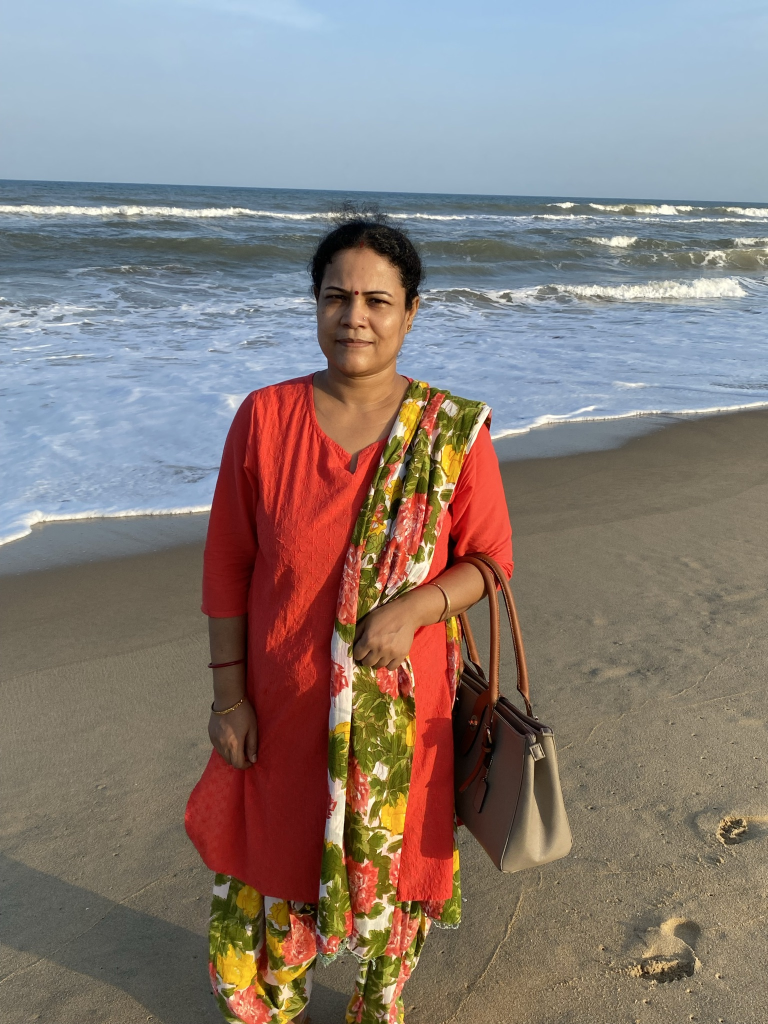
#> input picture IMG_0214.JPEG, 1536 x 2048 px (shown at 1/2 size)
$ python chapter2.py
#> lines starting #> are read from the running program, lines starting #| are printed output that depends on the picture; after the words box and inside, x2 and y2 are one past the last pixel; in counts of white or black regions, pixels touching at a corner belong together
import cv2
import numpy as np

# [27 lines of commented-out code are left out]

img = cv2.imread("IMG_0214.JPEG")
#> img is the input picture: shape (2048, 1536, 3); mean B, G, R 120.9, 125.4, 136.3
kernel=np.ones((2,2),np.uint8)
kernel1=np.ones((1,1),np.uint8)

img0 = cv2.cvtColor(img, cv2.COLOR_BGR2GRAY) # to onvert the color of the image, to grayscale
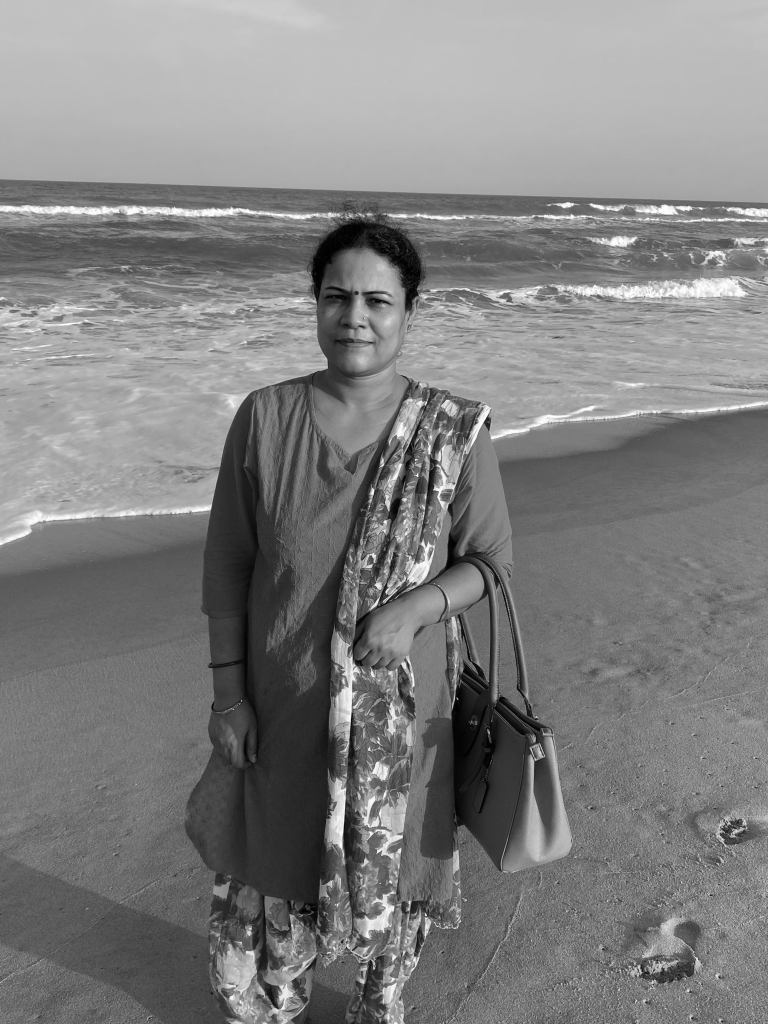
#> img0: shape (2048, 1536) (shown at 1/2 size); min 0, max 255, mean 128.1
img1=cv2.GaussianBlur(img, (11, 11), 0)
img2=cv2.Canny(img, 100, 200)
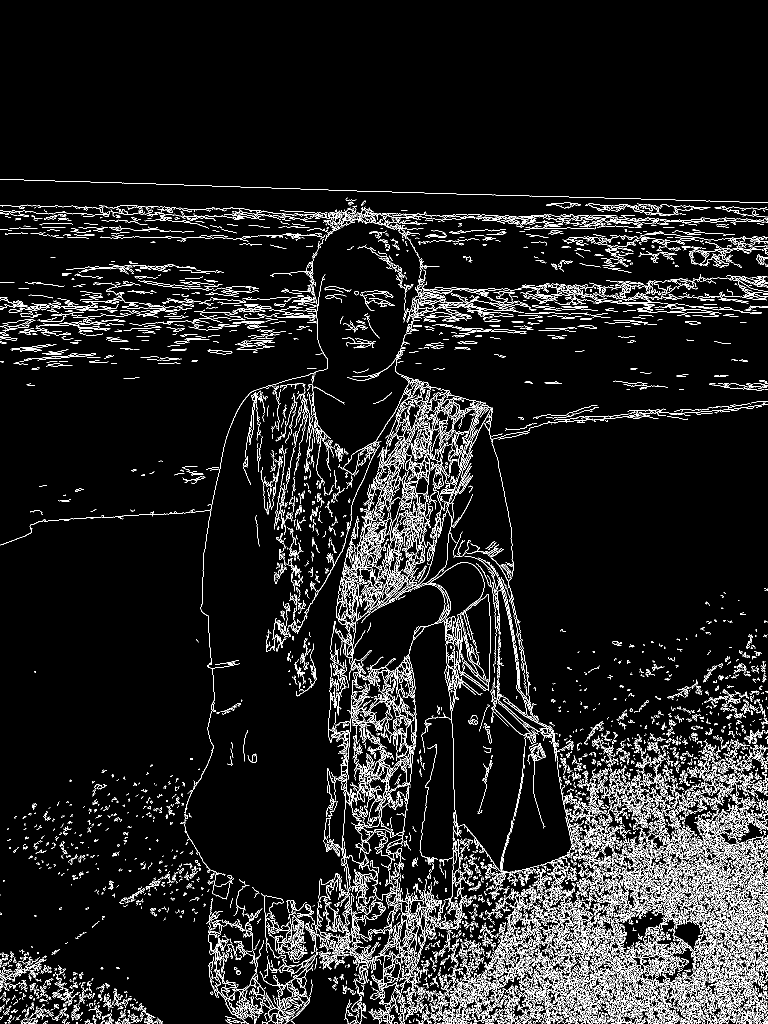
#> img2: shape (2048, 1536) (shown at 1/2 size); 7.5% white in thin lines or dots, all inside (x1, y1, x2, y2) = (0, 358, 1536, 2048)
imgDilate=cv2.dilate(img2, kernel, iterations=2)
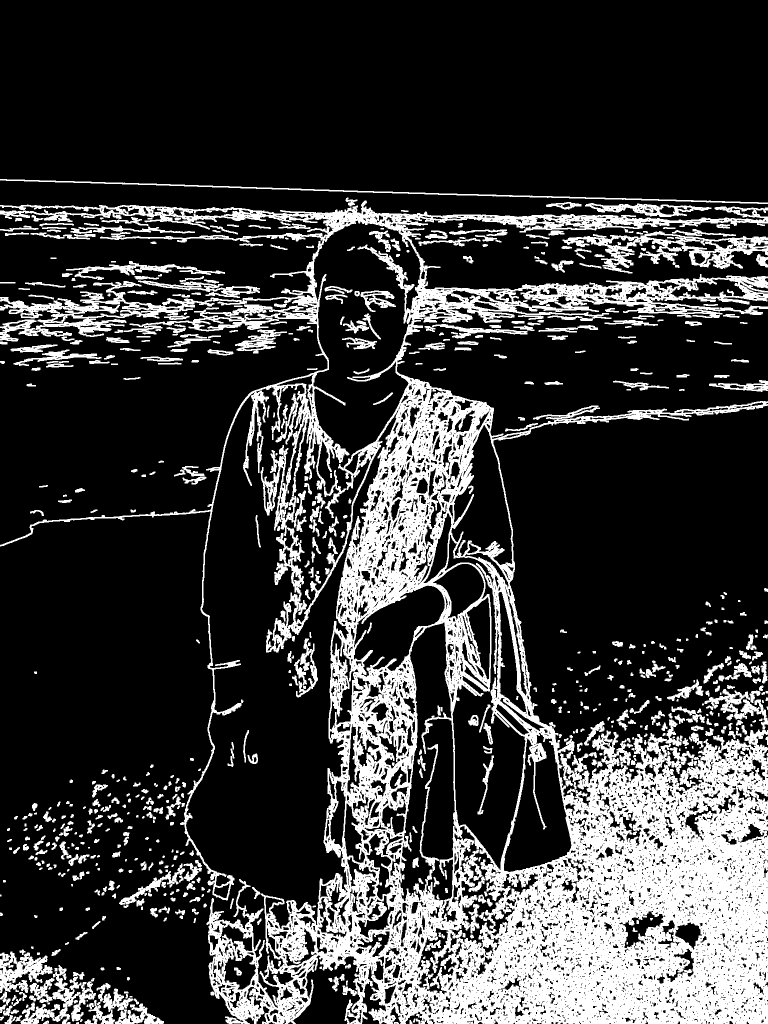
#> imgDilate: shape (2048, 1536) (shown at 1/2 size); 22.5% white; 724 white regions (32 under 20 px), largest, box (x1, y1, x2, y2) and area: (0, 401, 1536, 2048) 580463, (1125, 462, 1536, 547) 11040, (41, 1930, 192, 2048) 5292
imgErode=cv2.erode(img2, kernel1, iterations=1)

width=int(img1.shape[1]*.30) #scalethe image width
#> width = 460
height=int(img1.shape[0]*.30)
#> height = 614
# scale the image height
dim=(width, height)
#> dim = (460, 614)
#dimension of the picture
# resize the image according to the dimension
img=cv2.resize(img, dim)
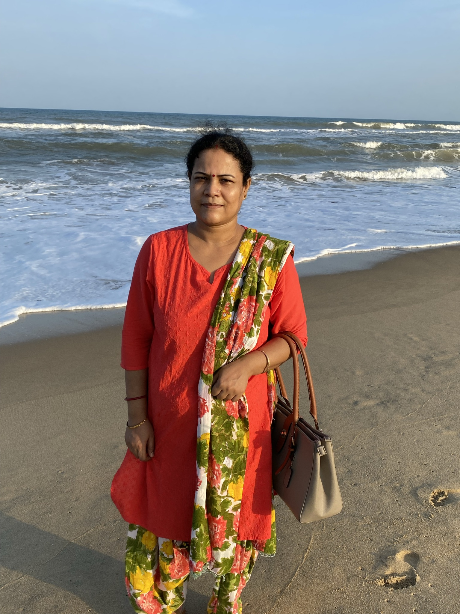
#> img: shape (614, 460, 3); mean B, G, R 120.8, 125.3, 136.2
img0=cv2.resize(img0, dim)
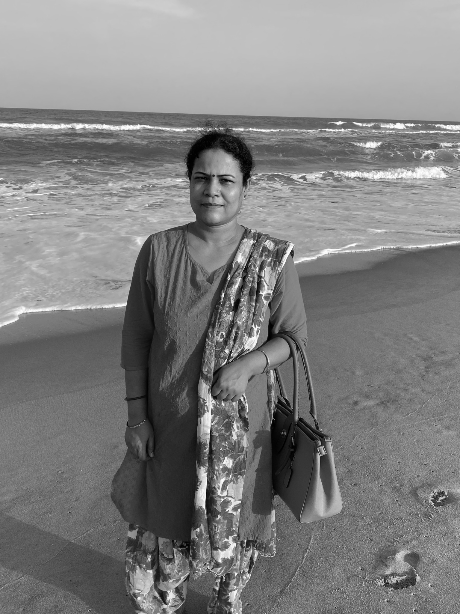
#> img0: shape (614, 460); min 0, max 254, mean 128
img1=cv2.resize(img1, dim)
#> img1: shape (614, 460, 3)
img2=cv2.resize(img2, dim)
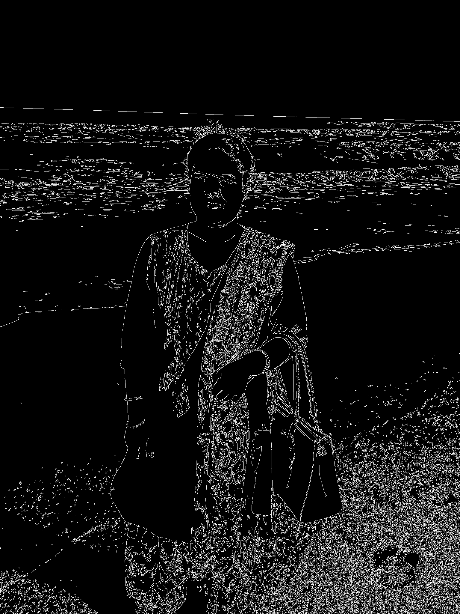
#> img2: shape (614, 460); min 0, max 255, mean 19.3
imgDilate=cv2.resize(imgDilate, dim)
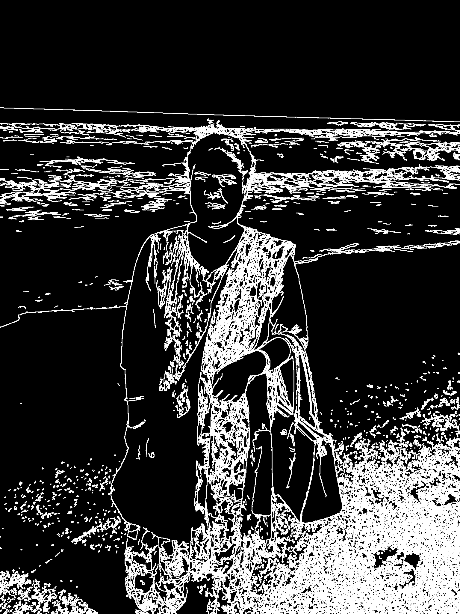
#> imgDilate: shape (614, 460); min 0, max 255, mean 57.4
imgErode=cv2.resize(imgErode, dim)


while True:
    # show the image
    cv2.imshow("Original image", img)
    cv2.imshow("Grayscale image", img0)
    cv2.imshow("Blurred image", img1)
    cv2.imshow("Canny image", imgDilate)
    # cv2.imshow("Eroded image", imgErode)
    # save the image
    # cv2.imwrite("grayscale.png", img)
    if cv2.waitKey(1) & 0xFF==ord('q'):
#> (key q is pressed here)
        cv2.destroyAllWindows()
        break

$ run again, with cards.jpg copied over IMG_0214.JPEG
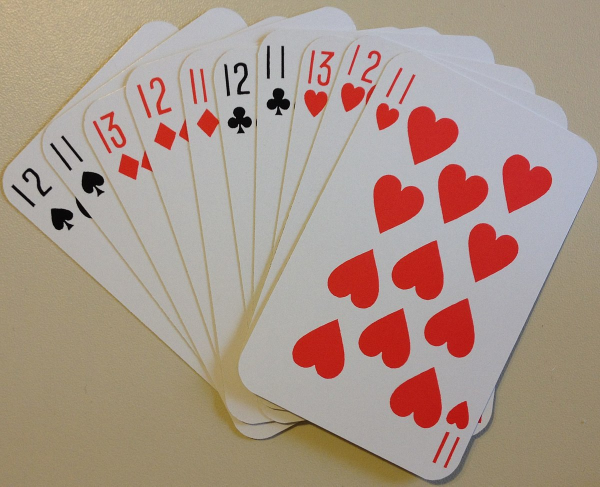
#> input picture cards.jpg, 1200 x 973 px (shown at 1/2 size)
#> img is the input picture: shape (973, 1200, 3); mean B, G, R 138.1, 149.9, 170.3
#> `img2=cv2.Canny(img, 100, 200)`:
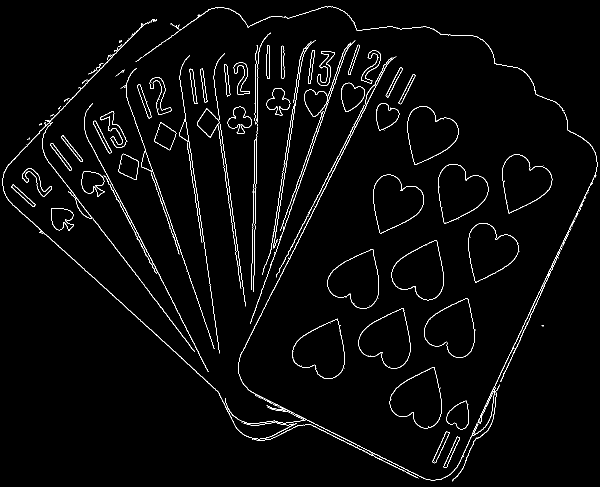
#> img2: shape (973, 1200) (shown at 1/2 size); 2.3% white in thin lines or dots
#> img: shape (291, 360, 3)
#> `imgDilate=cv2.resize(imgDilate, dim)`:
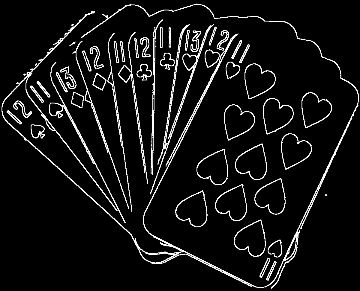
#> imgDilate: shape (291, 360); min 0, max 255, mean 18.9
